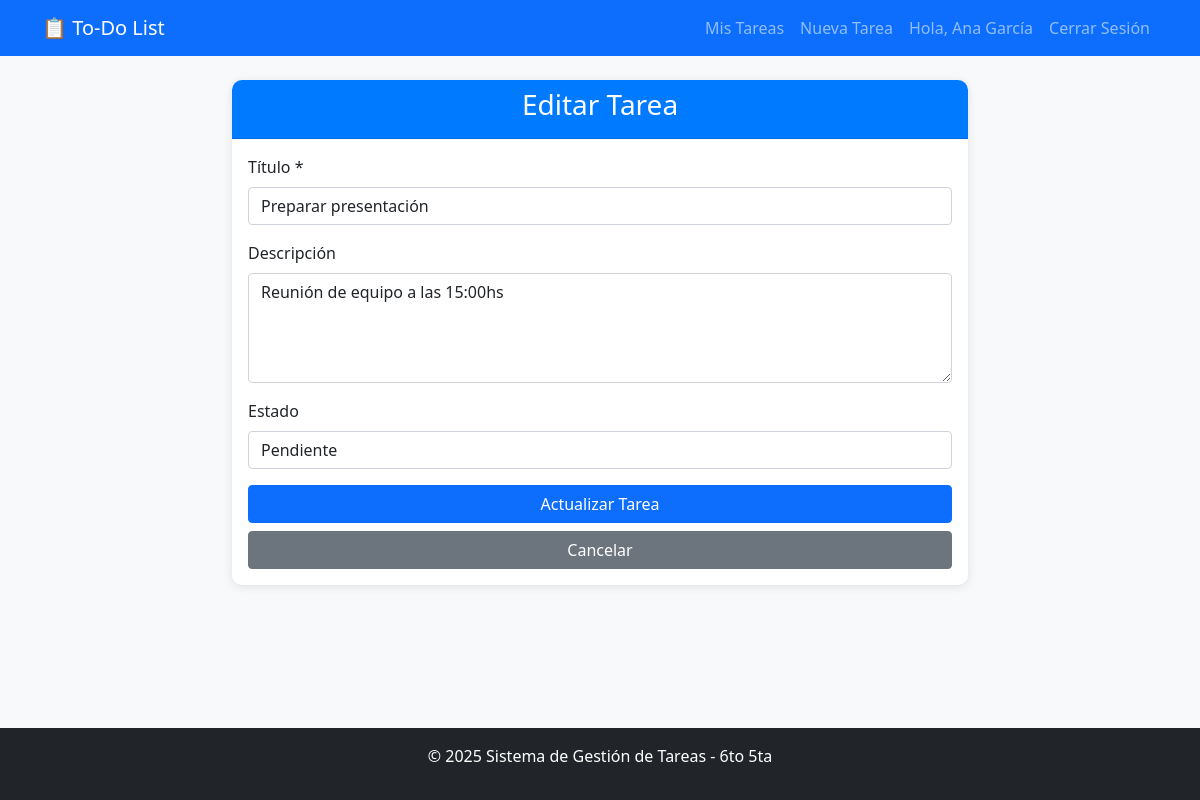
/update_task.php?id=3&action=edit (signed in), run on the app's committed database.
### tables this page shows
CREATE TABLE tareas (
    id INT AUTO_INCREMENT PRIMARY KEY,
    usuario_id INT NOT NULL,
    titulo VARCHAR(255) NOT NULL,
    descripcion TEXT,
    estado ENUM('pendiente', 'completada') DEFAULT 'pendiente',
    fecha_creacion TIMESTAMP DEFAULT CURRENT_TIMESTAMP,
    fecha_actualizacion TIMESTAMP DEFAULT CURRENT_TIMESTAMP ON UPDATE CURRENT_TIMESTAMP,
    FOREIGN KEY (usuario_id) 
        REFERENCES usuarios(id) 
        ON DELETE CASCADE
);

### update_task.php (the view, shortened to what this page needs)
<?php
include('includes/db.php');
$task_id = $_GET['id'];
$action = $_GET['action'];
$stmt = $conn->prepare("SELECT * FROM tareas WHERE id = ? AND usuario_id = ?");
$stmt->execute([$task_id, $_SESSION['user_id']]);
$task = $stmt->fetch();
if($action == 'complete') {
    $stmt = $conn->prepare("UPDATE tareas SET estado = 'completada' WHERE id = ? AND usuario_id = ?");
    $stmt->execute([$task_id, $_SESSION['user_id']]);
    header('Location: dashboard.php');
    exit;
} elseif($action == 'edit') {
    include('includes/header.php');
    ?>
    <div class="row justify-content-center">
        <div class="col-md-8">
            <div class="card">
                <div class="card-header">
                    <h3 class="text-center">Editar Tarea</h3>
                </div>
                <div class="card-body">
                    <form method="POST" action="">
                        <div class="mb-3">
                            <label for="titulo" class="form-label">Título *</label>
                            <input type="text" class="form-control" id="titulo" name="titulo" required
                                   value="<?php echo htmlspecialchars($task['titulo']); ?>">
                        </div>
                        <div class="mb-3">
                            <label for="descripcion" class="form-label">Descripción</label>
                            <textarea class="form-control" id="descripcion" name="descripcion" rows="4"><?php echo htmlspecialchars($task['descripcion']); ?></textarea>
                        </div>
                        <div class="mb-3">
                            <label for="estado" class="form-label">Estado</label>
                            <select class="form-control" id="estado" name="estado">
                                <option value="pendiente" <?php echo $task['estado'] == 'pendiente' ? 'selected' : ''; ?>>Pendiente</option>
                            </select>
                        </div>
                        <div class="d-grid gap-2">
                            <button type="submit" class="btn btn-primary">Actualizar Tarea</button>
                            <a href="dashboard.php" class="btn btn-secondary">Cancelar</a>
                        </div>
                    </form>
                </div>
            </div>
        </div>
    </div>
    <?php include('includes/footer.php');
}
?>

### style.css (style rules this page uses)
body { background-color: #f8f9fa; min-height: 100vh; display: flex; flex-direction: column; }
.card { border: none; box-shadow: 0 2px 10px rgba(0,0,0,0.1); border-radius: 10px; }
.card-header { background-color: #007bff; color: white; border-radius: 10px 10px 0 0 !important; }

### data on the page
tareas: titulo "Preparar presentación", descripcion "Reunión de equipo a las 15:00hs", estado "Pendiente"

### other printed values
$_SESSION['user_name'] "Ana García"
